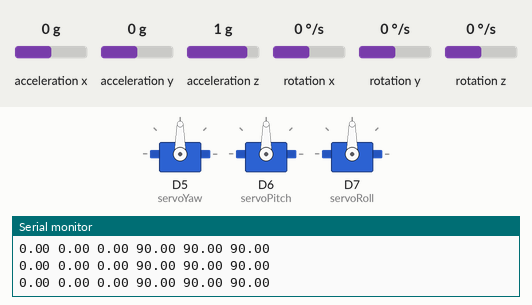
Simulated run of this sketch. Board: ESP8266 (NodeMCU). Shown: 3 × servo, the last lines printed to the serial monitor. Wiring (inferred from the names in the program): MPU-6050 motion sensor at I2C address 0x68. The inputs (shaded band) are chosen by the test bench; at power-on: rotation x 0 °/s, rotation y 0 °/s, rotation z 0 °/s, acceleration x 0 g, acceleration y 0 g, acceleration z 1 g.

Above: at 3.2 s.
3.3 s: rotation x set to -192 °/s
At 4.6 s:
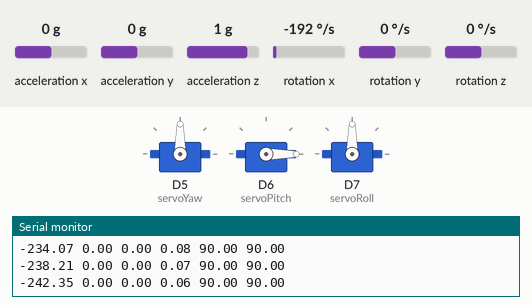
6.3 s: rotation y set to 12 °/s
At 6.66 s:
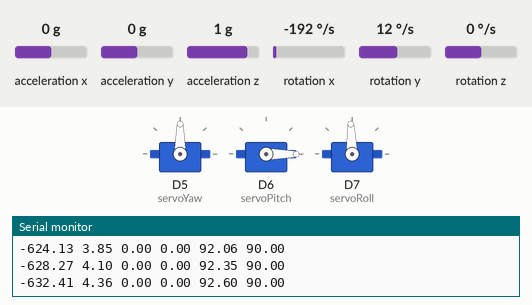
9.3 s: rotation y set to -100 °/s
12.3 s: rotation z set to -100 °/s
At 14.6 s:
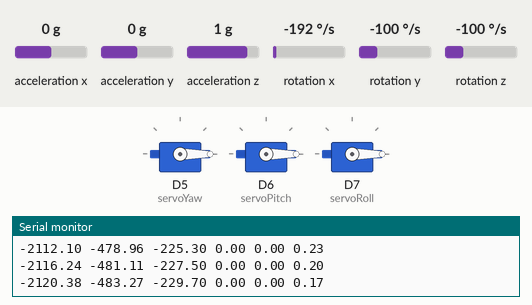
15.3 s: rotation y set to 192 °/s
At 18.23 s:
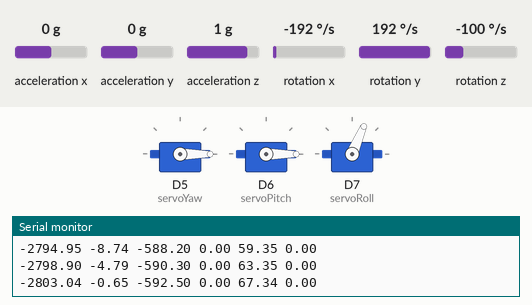
18.3 s: rotation z set to 192 °/s
At 23.6 s:
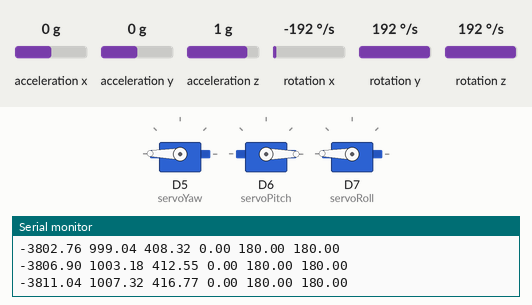
Timing chart, 0 to 23.9 s (numbered marks = the images above; inputs shaded):
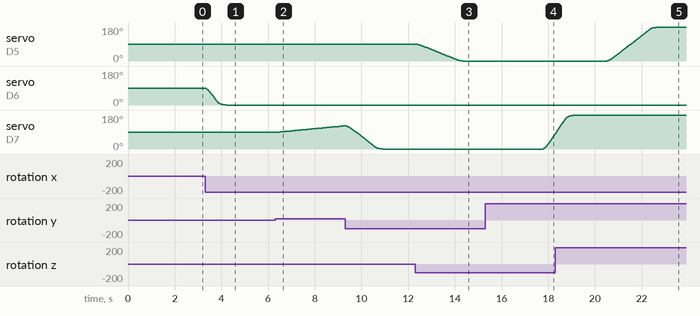

Measured:
- after the input at 3.3 s, servo on D6 (servoPitch): moves from 90° to 0° over 0.90 s, starting at once
- after the input at 6.3 s, servo on D7 (servoRoll): moves from 90° to 123° over 2.8 s, starting after 0.21 s
- after the input at 12.3 s, servo on D5 (servoYaw): moves from 90° to 0° over 2.0 s, starting at once
- after the input at 15.3 s, servo on D7 (servoRoll): moves from 0° to 78° over 0.50 s, starting after 2.5 s
- after the input at 18.3 s, servo on D5 (servoYaw): moves from 0° to 179° over 2.2 s, starting after 2.2 s

The sketch:

IMU_mapped_with_3_servo.ino
```cpp
//1 imu yaw/roll/pitch mapped with 3 servo test
#include <Wire.h>
#include <Servo.h>

#define MPU 0x68

// ===== Servo objects =====
Servo servoYaw;
Servo servoPitch;
Servo servoRoll;

// ===== Raw sensor data =====
int16_t ax, ay, az;
int16_t gx, gy, gz;

// ===== Angles =====
float accPitch, accRoll;
float gyroPitch = 0, gyroRoll = 0, gyroYaw = 0;
float pitch = 90, roll = 90, yaw = 90;

// Smoothed servo angles
float sPitch = 90, sRoll = 90, sYaw = 90;

unsigned long prevTime;

void setup() {
  Serial.begin(115200);
  Wire.begin(D2, D1);   // SDA, SCL

  // Attach servos
  servoYaw.attach(D5);
  servoPitch.attach(D6);
  servoRoll.attach(D7);

  // Wake MPU6050
  Wire.beginTransmission(MPU);
  Wire.write(0x6B);
  Wire.write(0x00);
  Wire.endTransmission(true);

  delay(2000);  // keep IMU still

  prevTime = millis();
}

void loop() {
  // ===== Read MPU6050 =====
  Wire.beginTransmission(MPU);
  Wire.write(0x3B);
  Wire.endTransmission(false);
  Wire.requestFrom(MPU, 14, true);

  ax = Wire.read()<<8 | Wire.read();
  ay = Wire.read()<<8 | Wire.read();
  az = Wire.read()<<8 | Wire.read();

  Wire.read(); Wire.read(); // skip temp

  gx = Wire.read()<<8 | Wire.read();
  gy = Wire.read()<<8 | Wire.read();
  gz = Wire.read()<<8 | Wire.read();

  // ===== Time =====
  float dt = (millis() - prevTime) / 1000.0;
  prevTime = millis();

  // ===== Accelerometer angles =====
  accPitch = atan2(ax, sqrt(ay*ay + az*az)) * 57.2958;
  accRoll  = atan2(ay, sqrt(ax*ax + az*az)) * 57.2958;

  // ===== Gyro integration =====
  gyroPitch += (gx / 131.0) * dt;
  gyroRoll  += (gy / 131.0) * dt;
  gyroYaw   += (gz / 131.0) * dt;

  // ===== Complementary filter =====
  pitch = 0.98 * gyroPitch + 0.02 * accPitch;
  roll  = 0.98 * gyroRoll  + 0.02 * accRoll;
  yaw   = gyroYaw; // yaw has no accel correction

  // ===== Map IMU → Servo (0–180) =====
  float targetPitch = constrain(map(pitch, -90, 90, 0, 180), 0, 180);
  float targetRoll  = constrain(map(roll,  -90, 90, 0, 180), 0, 180);
  float targetYaw   = constrain(map(yaw,  -180, 180, 0, 180), 0, 180);

  // ===== Servo smoothing (LOW-PASS FILTER) =====
  sPitch = 0.85 * sPitch + 0.15 * targetPitch;
  sRoll  = 0.85 * sRoll  + 0.15 * targetRoll;
  sYaw   = 0.85 * sYaw   + 0.15 * targetYaw;

  // ===== Drive servos =====
  servoPitch.write(sPitch);
  servoRoll.write(sRoll);
  servoYaw.write(sYaw);

  // ===== Serial Plotter =====
  Serial.print(pitch); Serial.print(" ");
  Serial.print(roll);  Serial.print(" ");
  Serial.print(yaw);   Serial.print(" ");
  Serial.print(sPitch);Serial.print(" ");
  Serial.print(sRoll); Serial.print(" ");
  Serial.println(sYaw);

  delay(20);
}
```
